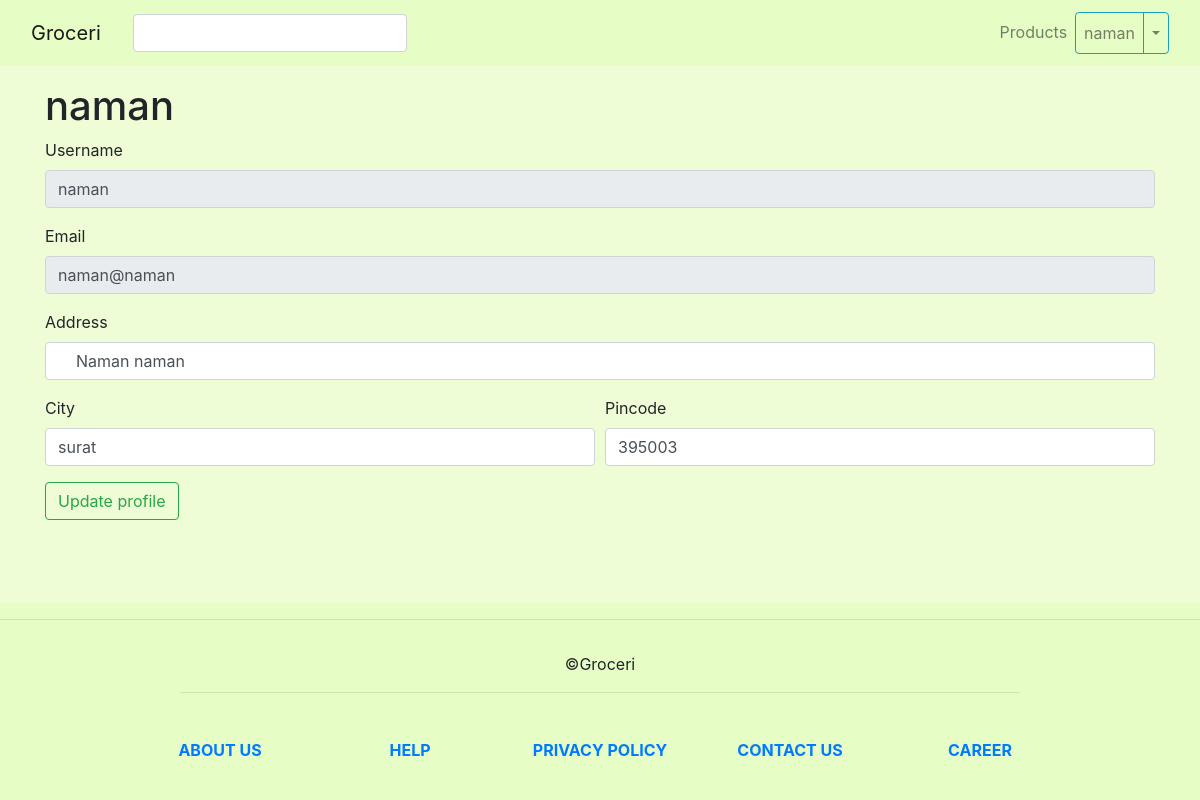
The page /profile/change (signed in) on the database as committed earlier.
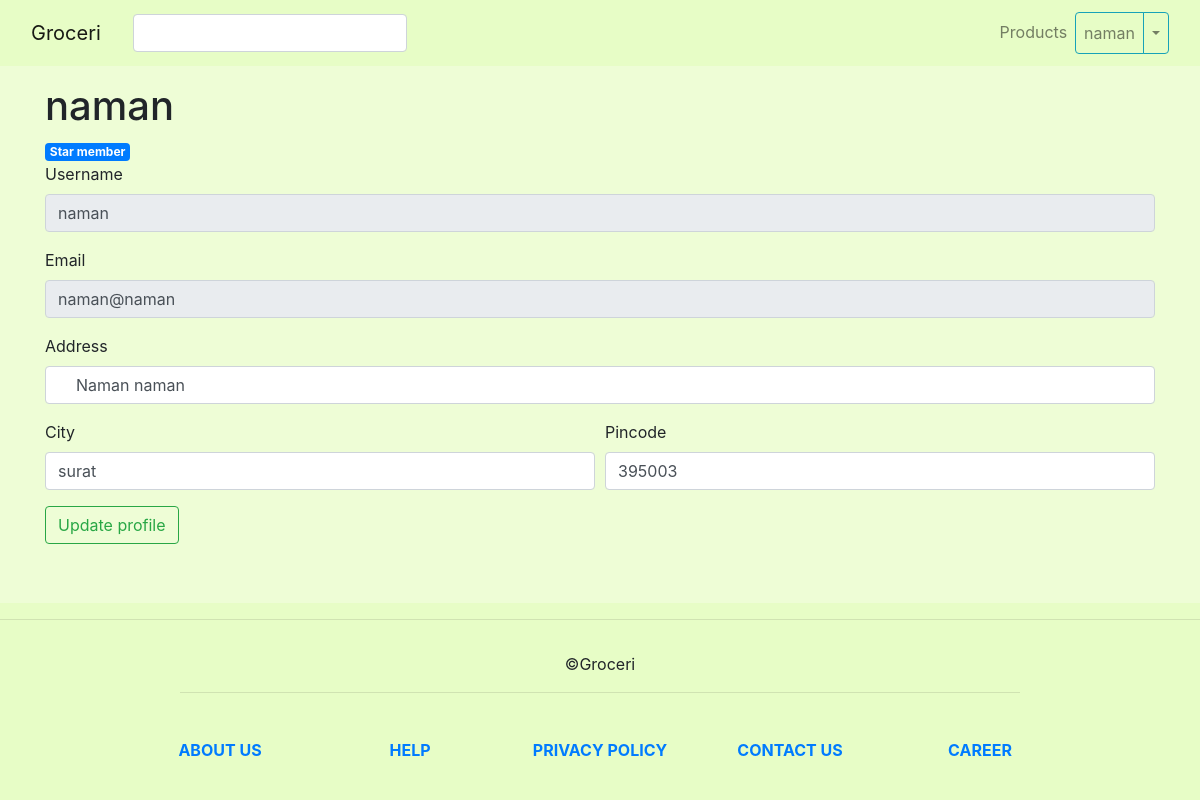
The same page on the database as committed later.
### tables this page shows
CREATE TABLE user_info (
username text not null,
email text not null,
password text not null,
user_type text not null default "reg",
address text not null,
city text not null,
pincode char(6) not null,

PRIMARY KEY ('username')
);

### app.py (the view, shortened to what this page needs)
@app.route('/profile/change', methods=["GET", "POST"])
@login_required
def change_profile():
	if request.method == "GET":
		username = session["username"]
		con = sql.connect('groceri.db')
		con.row_factory = dict_factory
		cur = con.cursor()
		profile = con.execute('select * from user_info where username=?',(username,)).fetchone()
		con.close()
		return render_template('profile.html', profile=profile)

### SQL_execute.py (called while the page is built)
def dict_factory(cursor, row):
    d = {}
    for idx, col in enumerate(cursor.description):
        d[col[0]] = row[idx]
    return d

### app.py (called while the page is built)
def login_required(f):
	@wraps(f)
	def fn( *args, **kwargs):
		if 'username' not in session:
			return redirect( url_for('login'))
		return f( *args, **kwargs)
	return fn

### templates/profile.html (shortened to what this page needs)
{% extends "base.html" %}
{% block main %}
	<h1>{{ profile["username"] }}</h1>
	{% if profile['user_type'] == "star" %}
	<span class="badge badge-primary">Star member</span>
	{% endif %}
	<form method="post" action="{{ url_for('change_profile') }}">
		<div class="form-group">
			<label for="username">Username</label>
            <input type="text" class="form-control" id="username" name="username" placeholder="Unique username ( max 20 characters )" disabled
                value="{{ profile['username'] }}">
		</div>
		<div class="form-group">
			<label for="email">Email</label>
            <input type="email" class="form-control" id="email" name="email" placeholder="Email for verification and updates" disabled
                value="{{ profile['email'] }}">
		</div>
		<div class="form-group">
			<label for="address">Address</label>
            <input type="text" class="form-control" id="address" name="address" placeholder="Delivery Address" required
                value=" {{ profile['address'] }}">
		</div>
		<div class="form-row">
			<div class="form-group col-md-6">
				<label>City</label>
				<input class="form-control" name="city" placeholder="City" required value="{{ profile['city'] }}">
			</div>
			<div class="form-group col-md-6">
				<label for="pincode">Pincode</label>
				<input type="number" class="form-control" name="pincode" placeholder="Pincode" required value="{{ profile['pincode'] }}">
			</div>
		</div>
		<button type="submit" class="btn btn-outline-success">Update profile</button>
	</form>
{% endblock %}

### templates/base.html (shortened to what this page needs)
<!DOCTYPE html>
<html>
<head>
	<link rel="stylesheet" href="https://stackpath.bootstrapcdn.com/bootstrap/4.3.1/css/bootstrap.min.css">
	<link rel="stylesheet" href="{{ url_for('static', filename='css/base.css') }}">
</head>
<body>
	<header class="container-fluid sticky-top">
		{% include 'mainHeader.html' %}
	</header>
	<div class="conatiner">
	</div>
	<main class="container">
		{% block main %}{% endblock %}
	</main>
	<footer class="footer">
		{% include 'footer.html' %}
	</footer>
</body>
</html>

### templates/mainHeader.html (shortened to what this page needs)
<nav class="navbar navbar-light navbar-expand-sm">
	<div class="navbar-brand">
		<a class="navbar-brand" href="{{ url_for('index') }}">Groceri</a>
	</div>
	<form class="form-inline" action="{{ url_for('search') }}" method="get">
		<input class="form-control" required name="q">
	</form>
	<div class="collapse navbar-collapse" id="navbarSupportedContent">
		<ul class="navbar-nav ml-auto">
				{% if session.username %}
				<li class="nav-item">
					<a class="nav-link" href="{{ url_for('get_products') }}">Products</a>
				</li>
				<li class="nav-item dropdown btn-group">
					<a class="nav-link btn btn-outline-info"
					   href="">{{ session["username"] }}
					</a>
					<a class="btn btn-outline-info nav-link dropdown-toggle dropdown-toggle-split" data-toggle="dropdown" aria-haspopup="true" aria-expanded="false"><span class="sr-only">Toggle Dropdown</span></a>
				{% endif %}
		</ul>
	</div>
</nav>

### templates/footer.html
<hr>
<div class="footer-copyright text-center py-3">
	©Groceri
</div>
<hr class="rgba-white-light" style="margin: 0 15%;">
<div class="container">
  <div class="row text-center d-flex justify-content-center pt-5 mb-3">
	<div class="col-md-2 mb-3">
	  <h6 class="text-uppercase font-weight-bold">
		<a href="#!">About us</a>
	  </h6>
	</div>
	<div class="col-md-2 mb-3">
	  <h6 class="text-uppercase font-weight-bold">
		<a href="#!">Help</a>
	  </h6>
	</div>
	<div class="col-md-2 mb-3">
	  <h6 class="text-uppercase font-weight-bold">
		<a href="#!">Privacy Policy</a>
	  </h6>
	</div>
	<div class="col-md-2 mb-3">
	  <h6 class="text-uppercase font-weight-bold">
		<a href="#!">Contact Us</a>
	  </h6>
	</div>
	<div class="col-md-2 mb-3">
	  <h6 class="text-uppercase font-weight-bold">
		<a href="#!">Career</a>
	  </h6>
	</div>
  </div>
</div>

### static/css/base.css (style rules this page uses)
html { height: 100%; }
body { height: 100%; display: flex; flex-direction: column; background-color: rgba(231, 253, 198,0.7); }
main { flex: 1 0 auto; }
header { background-color: rgb(231, 253, 198); }
footer { flex-shrink: 0; background-color: rgb(231,253,198); }

Rows that differ between the two databases and show on the page:
changed user_info "naman": user_type "reg" → "star" (drawn)
Other text that changed with them:
text now shown: "Star member"
